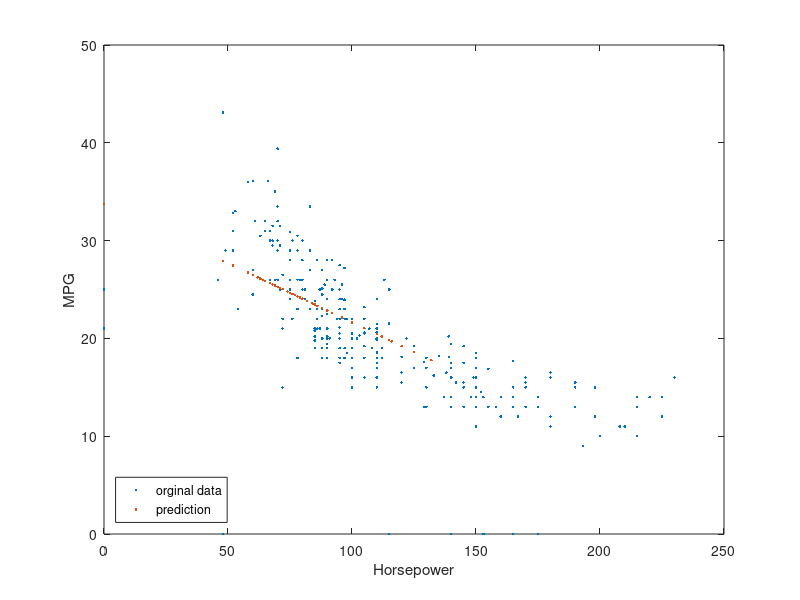

Reproduce this figure in MATLAB.
% Sample code for linear regression
% Predict a car's MPG(miles/gallon) from Horsepower

clc;

% Load carbig data from matlab sample data sets
load carbig;

% Fix: Some values are NaN in horsepower & MPG
Horsepower = fillmissing(Horsepower, "constant", 0);
MPG = fillmissing(MPG, "constant", 0);

% Horsepower and MPG items have 406 data samples
% Split the data in 300:106 (train:validate)
x = Horsepower(1:300);
y = MPG(1:300);

% Eqn: y = 𝜃̂0x0 + 𝜃̂1x1
% Compute weights: Find 𝜃̂ = (𝜓𝑇𝜓)^(−1)𝜓𝑇y
n = size(x);                % get the size of x
Psi = [ones(n(1,1),1), x];  % Augment i/p data - the column of ones represent bias x0
theta_hat = inv(Psi'*Psi)*Psi'*y;

% ******* Prediction *********
% use the last 106 data items for prediction
x_star = Horsepower(301:406); 
% to confirm the size of x_star
x_star_size = size(x_star);
n_star = x_star_size(1,1);
% augment i/p data
Psi_star = [ones(n_star,1) x_star];

% predict using the weights(theta_hat) computed above
y_star_hat = Psi_star*theta_hat; 

% visualise
plot(x, y, '.', x_star, y_star_hat, '.');
xlabel('Horsepower');
ylabel('MPG');
legend({'orginal data','prediction'},'Location','southwest');





